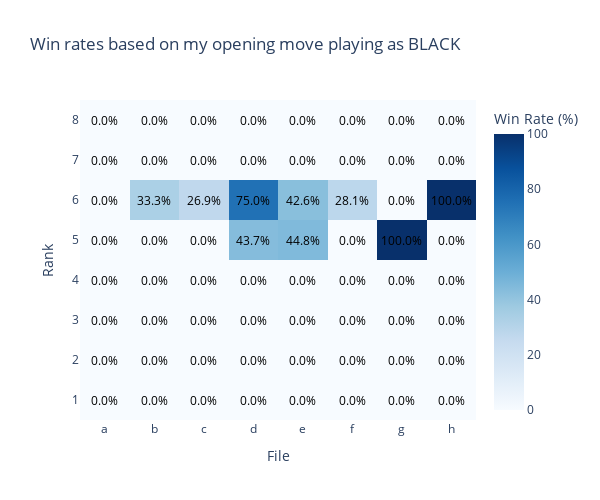

Notebook cell for this chart:
### Code cell
# Aggregate the results by first move
move_results_black_index = black.groupby(['my_move_1_index','Result']).size().unstack(fill_value=0)

# Calculate win rates
move_results_black_index['Total'] = move_results_black_index.sum(axis=1)
move_results_black_index['Win Rate'] = (move_results_black_index['Win'] / move_results_black_index['Total']) * 100


# Fill the heatmap data with win rates
for move, row in move_results_black_index.iterrows():
    row_idx = move // 8
    col_idx = move % 8
    black_heatmap_data_winrates[row_idx][col_idx] = row['Win Rate']

# Create the heatmap with percentage win rates
fig = go.Figure(data=go.Heatmap(
    z=black_heatmap_data_winrates,
    x=['a', 'b', 'c', 'd', 'e', 'f', 'g', 'h'],
    y=['8', '7', '6', '5', '4', '3', '2', '1'],  # Correct order for y-axis
    colorscale='Blues',
    colorbar=dict(title='Win Rate (%)')
))

# Add annotations for the percentage win rates
for i in range(len(black_heatmap_data_winrates)):
    for j in range(len(black_heatmap_data_winrates[i])):
        fig.add_annotation(
            x=j, y=i,
            text=f"{black_heatmap_data_winrates[i][j]:.1f}%",
            showarrow=False,
            font=dict(color='black', size=12)
        )

# Update layout to correctly order the y-axis
fig.update_layout(
    title='Win rates based on my opening move playing as BLACK',
    xaxis=dict(title='File'),
    yaxis=dict(title='Rank', autorange='reversed'),
    xaxis_tickmode='array',
    yaxis_tickmode='array',
    xaxis_tickvals=list(range(8)),
    yaxis_tickvals=list(range(8)),
    xaxis_ticktext=['a', 'b', 'c', 'd', 'e', 'f', 'g', 'h'],
    yaxis_ticktext=['8', '1', '2', '3', '4', '5', '6', '7'],  # Correct order for y-axis
    width=600,
    height=500,
    autosize=False
)

# Show plot
fig.show()

### Figure 1 — Plotly figure (JSON) as saved in the notebook; plotly's stock layout.template omitted (floating-point values rounded to 4 significant figures)
{"data": [{"colorbar": {"title": {"text": "Win Rate (%)"}}, "colorscale": [[0, "rgb(247,251,255)"], [0.125, "rgb(222,235,247)"], [0.25, "rgb(198,219,239)"], [0.375, "rgb(158,202,225)"], [0.5, "rgb(107,174,214)"], [0.625, "rgb(66,146,198)"], [0.75, "rgb(33,113,181)"], [0.875, "rgb(8,81,156)"], [1, "rgb(8,48,107)"]], "type": "heatmap", "x": ["a", "b", "c", "d", "e", "f", "g", "h"], "y": ["8", "7", "6", "5", "4", "3", "2", "1"], "z": [[0, 0, 0, 0, 0, 0, 0, 0], [0, 0, 0, 0, 0, 0, 0, 0], [0, 33.33, 26.92, 75, 42.62, 28.12, 0, 100], [0, 0, 0, 43.7, 44.79, 0, 100, 0], [0, 0, 0, 0, 0, 0, 0, 0], [0, 0, 0, 0, 0, 0, 0, 0], [0, 0, 0, 0, 0, 0, 0, 0], [0, 0, 0, 0, 0, 0, 0, 0]]}], "layout": {"annotations": [{"font": {"color": "black", "size": 12}, "showarrow": false, "text": "0.0%", "x": 0, "y": 0}, {"font": {"color": "black", "size": 12}, "showarrow": false, "text": "0.0%", "x": 1, "y": 0}, {"font": {"color": "black", "size": 12}, "showarrow": false, "text": "0.0%", "x": 2, "y": 0}, {"font": {"color": "black", "size": 12}, "showarrow": false, "text": "0.0%", "x": 3, "y": 0}, {"font": {"color": "black", "size": 12}, "showarrow": false, "text": "0.0%", "x": 4, "y": 0}, {"font": {"color": "black", "size": 12}, "showarrow": false, "text": "0.0%", "x": 5, "y": 0}, {"font": {"color": "black", "size": 12}, "showarrow": false, "text": "0.0%", "x": 6, "y": 0}, {"font": {"color": "black", "size": 12}, "showarrow": false, "text": "0.0%", "x": 7, "y": 0}, {"font": {"color": "black", "size": 12}, "showarrow": false, "text": "0.0%", "x": 0, "y": 1}, {"font": {"color": "black", "size": 12}, "showarrow": false, "text": "0.0%", "x": 1, "y": 1}, {"font": {"color": "black", "size": 12}, "showarrow": false, "text": "0.0%", "x": 2, "y": 1}, {"font": {"color": "black", "size": 12}, "showarrow": false, "text": "0.0%", "x": 3, "y": 1}, {"font": {"color": "black", "size": 12}, "showarrow": false, "text": "0.0%", "x": 4, "y": 1}, {"font": {"color": "black", "size": 12}, "showarrow": false, "text": "0.0%", "x": 5, "y": 1}, {"font": {"color": "black", "size": 12}, "showarrow": false, "text": "0.0%", "x": 6, "y": 1}, {"font": {"color": "black", "size": 12}, "showarrow": false, "text": "0.0%", "x": 7, "y": 1}, {"font": {"color": "black", "size": 12}, "showarrow": false, "text": "0.0%", "x": 0, "y": 2}, {"font": {"color": "black", "size": 12}, "showarrow": false, "text": "33.3%", "x": 1, "y": 2}, {"font": {"color": "black", "size": 12}, "showarrow": false, "text": "26.9%", "x": 2, "y": 2}, {"font": {"color": "black", "size": 12}, "showarrow": false, "text": "75.0%", "x": 3, "y": 2}, {"font": {"color": "black", "size": 12}, "showarrow": false, "text": "42.6%", "x": 4, "y": 2}, {"font": {"color": "black", "size": 12}, "showarrow": false, "text": "28.1%", "x": 5, "y": 2}, {"font": {"color": "black", "size": 12}, "showarrow": false, "text": "0.0%", "x": 6, "y": 2}, {"font": {"color": "black", "size": 12}, "showarrow": false, "text": "100.0%", "x": 7, "y": 2}, {"font": {"color": "black", "size": 12}, "showarrow": false, "text": "0.0%", "x": 0, "y": 3}, {"font": {"color": "black", "size": 12}, "showarrow": false, "text": "0.0%", "x": 1, "y": 3}, {"font": {"color": "black", "size": 12}, "showarrow": false, "text": "0.0%", "x": 2, "y": 3}, {"font": {"color": "black", "size": 12}, "showarrow": false, "text": "43.7%", "x": 3, "y": 3}, {"font": {"color": "black", "size": 12}, "showarrow": false, "text": "44.8%", "x": 4, "y": 3}, {"font": {"color": "black", "size": 12}, "showarrow": false, "text": "0.0%", "x": 5, "y": 3}, {"font": {"color": "black", "size": 12}, "showarrow": false, "text": "100.0%", "x": 6, "y": 3}, {"font": {"color": "black", "size": 12}, "showarrow": false, "text": "0.0%", "x": 7, "y": 3}, {"font": {"color": "black", "size": 12}, "showarrow": false, "text": "0.0%", "x": 0, "y": 4}, {"font": {"color": "black", "size": 12}, "showarrow": false, "text": "0.0%", "x": 1, "y": 4}, {"font": {"color": "black", "size": 12}, "showarrow": false, "text": "0.0%", "x": 2, "y": 4}, {"font": {"color": "black", "size": 12}, "showarrow": false, "text": "0.0%", "x": 3, "y": 4}, {"font": {"color": "black", "size": 12}, "showarrow": false, "text": "0.0%", "x": 4, "y": 4}, {"font": {"color": "black", "size": 12}, "showarrow": false, "text": "0.0%", "x": 5, "y": 4}, {"font": {"color": "black", "size": 12}, "showarrow": false, "text": "0.0%", "x": 6, "y": 4}, {"font": {"color": "black", "size": 12}, "showarrow": false, "text": "0.0%", "x": 7, "y": 4}, {"font": {"color": "black", "size": 12}, "showarrow": false, "text": "0.0%", "x": 0, "y": 5}, {"font": {"color": "black", "size": 12}, "showarrow": false, "text": "0.0%", "x": 1, "y": 5}, {"font": {"color": "black", "size": 12}, "showarrow": false, "text": "0.0%", "x": 2, "y": 5}, {"font": {"color": "black", "size": 12}, "showarrow": false, "text": "0.0%", "x": 3, "y": 5}, {"font": {"color": "black", "size": 12}, "showarrow": false, "text": "0.0%", "x": 4, "y": 5}, {"font": {"color": "black", "size": 12}, "showarrow": false, "text": "0.0%", "x": 5, "y": 5}, {"font": {"color": "black", "size": 12}, "showarrow": false, "text": "0.0%", "x": 6, "y": 5}, {"font": {"color": "black", "size": 12}, "showarrow": false, "text": "0.0%", "x": 7, "y": 5}, {"font": {"color": "black", "size": 12}, "showarrow": false, "text": "0.0%", "x": 0, "y": 6}, {"font": {"color": "black", "size": 12}, "showarrow": false, "text": "0.0%", "x": 1, "y": 6}, {"font": {"color": "black", "size": 12}, "showarrow": false, "text": "0.0%", "x": 2, "y": 6}, {"font": {"color": "black", "size": 12}, "showarrow": false, "text": "0.0%", "x": 3, "y": 6}, {"font": {"color": "black", "size": 12}, "showarrow": false, "text": "0.0%", "x": 4, "y": 6}, {"font": {"color": "black", "size": 12}, "showarrow": false, "text": "0.0%", "x": 5, "y": 6}, {"font": {"color": "black", "size": 12}, "showarrow": false, "text": "0.0%", "x": 6, "y": 6}, {"font": {"color": "black", "size": 12}, "showarrow": false, "text": "0.0%", "x": 7, "y": 6}, {"font": {"color": "black", "size": 12}, "showarrow": false, "text": "0.0%", "x": 0, "y": 7}, {"font": {"color": "black", "size": 12}, "showarrow": false, "text": "0.0%", "x": 1, "y": 7}, {"font": {"color": "black", "size": 12}, "showarrow": false, "text": "0.0%", "x": 2, "y": 7}, {"font": {"color": "black", "size": 12}, "showarrow": false, "text": "0.0%", "x": 3, "y": 7}, {"font": {"color": "black", "size": 12}, "showarrow": false, "text": "0.0%", "x": 4, "y": 7}, {"font": {"color": "black", "size": 12}, "showarrow": false, "text": "0.0%", "x": 5, "y": 7}, {"font": {"color": "black", "size": 12}, "showarrow": false, "text": "0.0%", "x": 6, "y": 7}, {"font": {"color": "black", "size": 12}, "showarrow": false, "text": "0.0%", "x": 7, "y": 7}], "autosize": false, "height": 500, "title": {"text": "Win rates based on my opening move playing as BLACK"}, "width": 600, "xaxis": {"tickmode": "array", "ticktext": ["a", "b", "c", "d", "e", "f", "g", "h"], "tickvals": [0, 1, 2, 3, 4, 5, 6, 7], "title": {"text": "File"}}, "yaxis": {"autorange": "reversed", "tickmode": "array", "ticktext": ["8", "1", "2", "3", "4", "5", "6", "7"], "tickvals": [0, 1, 2, 3, 4, 5, 6, 7], "title": {"text": "Rank"}}}}
